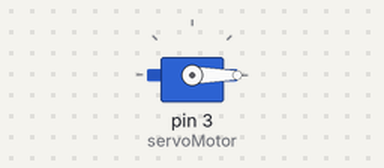
A sketch run on a simulated Arduino Uno, built with avr-gcc and run on an emulated ATmega328P. Parts: servo.

Above: at 0.05 s.
At 0.45 s:
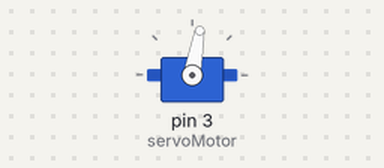
At 0.9 s:
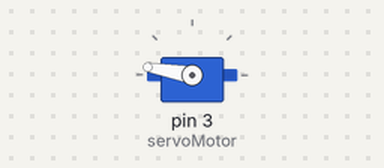
At 1.8 s:
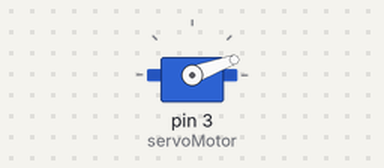
Timing chart, 0 to 4.4 s (numbered marks = the images above):
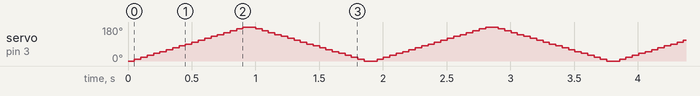

The sketch:

practica2.ino
```cpp
#include <Servo.h>

Servo servoMotor;

void setup() {
  // Inicializa la comunicación serial y conecta el servo al pin 9.
  Serial.begin(9600);
  servoMotor.attach(3);
}

void girarMotor(){
    for(int i = 0; i <= 180; i += 10) {
      servoMotor.write(i);
      delay(50);
  }

  for(int j = 180; j >= 0; j -= 10) {
      servoMotor.write(j);
      delay(50);
  }
}

void loop() {
  girarMotor();
}
```
